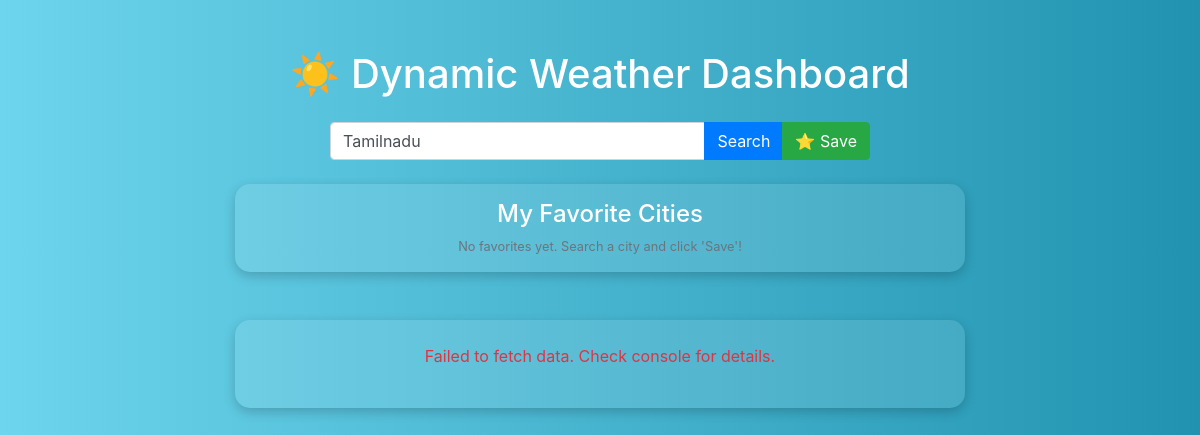
Before: / with the older database file.
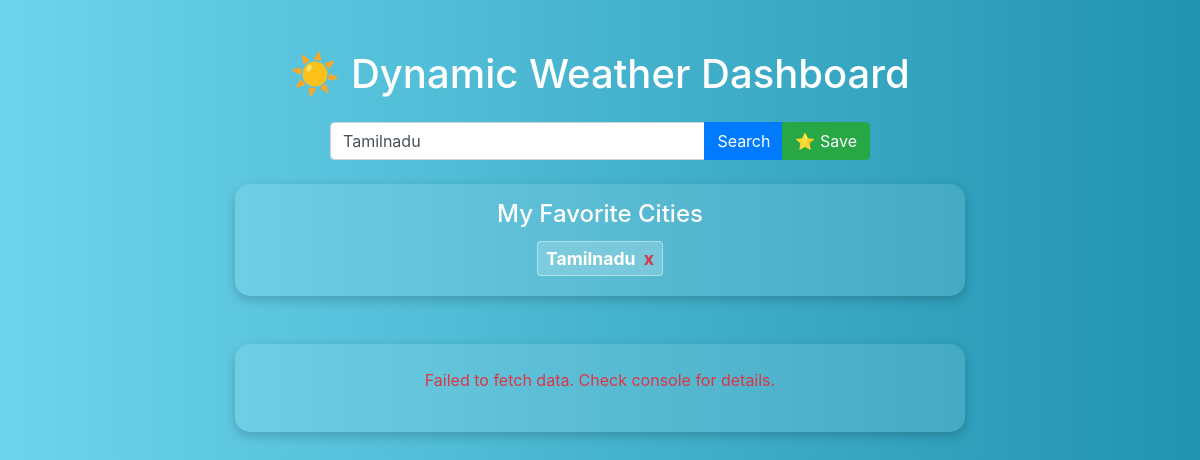
After: the same page with the newer database file.
### app.py (models this page shows, shortened)
class FavoriteCity(db.Model):
    id = db.Column(db.Integer, primary_key=True)
    city_name = db.Column(db.String(100), unique=True, nullable=False)

### app.py (the view)
@app.route('/')
def index():
    favorite_cities = FavoriteCity.query.all()
    return render_template(
        'index.html',
        default_city="Tamilnadu",
        favorite_cities=favorite_cities
    )

### templates/index.html (shortened to what this page needs)
<!DOCTYPE html>
<html lang="en">
<head>
    <link rel="stylesheet" href="https://stackpath.bootstrapcdn.com/bootstrap/4.5.2/css/bootstrap.min.css">
</head>
<body>
<div class="container">
    <h1 class="text-center mb-4">☀️ Dynamic Weather Dashboard</h1>
    <div class="row justify-content-center mb-4">
        <div class="col-md-6">
            <div class="input-group">
                <input type="text" id="city-input" class="form-control" placeholder="Enter city name..." aria-label="City name" value="{{ default_city }}">
                <div class="input-group-append">
                    <button class="btn btn-primary" type="button" onclick="getWeather()">Search</button>
                    <button class="btn btn-success" type="button" id="add-favorite-btn" onclick="addFavorite()">⭐ Save</button>
                </div>
            </div>
        </div>
    </div>
    <div class="row justify-content-center mb-5">
        <div class="col-md-8">
            <div class="card p-3">
                <h4 class="card-title mb-2 text-center text-white">My Favorite Cities</h4>
                <div id="favorites-list" class="d-flex flex-wrap justify-content-center">
                    {% for city in favorite_cities %}
                    <span class="badge m-1 p-2 favorite-badge" data-city-id="{{ city.id }}" data-city-name="{{ city.city_name }}">
                        <a href="#" onclick="getWeatherFromFavorite('{{ city.city_name }}'); return false;" class="text-white">{{ city.city_name }}</a>
                        <a href="#" onclick="removeFavorite({{ city.id }}); return false;" class="text-danger ml-1 font-weight-bold">x</a>
                    </span>
                    {% endfor %}
                    {% if not favorite_cities %}
                    <small class="text-muted w-100 text-center">No favorites yet. Search a city and click 'Save'!</small>
                    {% endif %}
                </div>
            </div>
        </div>
    </div>
    <div class="row justify-content-center">
        <div class="col-md-8">
            <div id="weather-display" class="card p-4 text-center">
            </div>
        </div>
    </div>
</div>
</body>
</html>

### templates/index.html (style rules this page uses)
body { background: linear-gradient(to right, #6dd5ed, #2193b0); color: white; min-height: 100vh; }
.container { margin-top: 50px; }
.card { background: rgba(255, 255, 255, 0.1); border-radius: 15px; border: none; box-shadow: 0 4px 12px rgba(0, 0, 0, 0.2); }
.favorite-badge { font-size: 1.1em; cursor: pointer; transition: background-color 0.2s; background-color: rgba(255, 255, 255, 0.2); border: 1px solid rgba(255, 255, 255, 0.4); }
.favorite-badge a { text-decoration: none; }

Changed rows visible on the page:
added FavoriteCity: city_name "Tamilnadu"
Other visible differences:
text no longer shown: "No favorites yet. Search a city and click 'Save'!"
